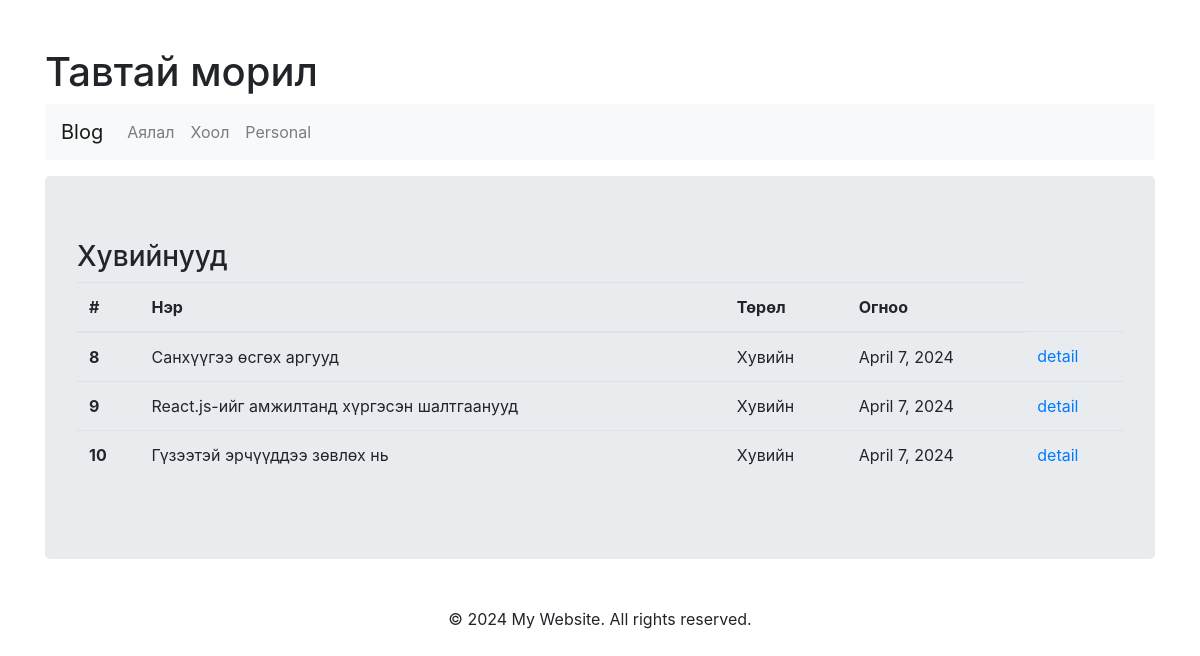
The app's page /blog/4 with its own data.
### app_blog/models.py (models this page shows, shortened)
class Torol(models.Model):
    tname = models.CharField(max_length=255)
    class Meta:
        db_table = 'tbl_torol'

class Blog(models.Model):
    bname = models.CharField(max_length=255)
    bcontent = models.CharField(max_length=2500, null=True)
    bdate = models.DateField(auto_now_add=True)
    btorol = models.ForeignKey(Torol, on_delete=models.CASCADE)
    class Meta:
        db_table = 'tbl_blog'

### app_blog/views.py (the view)
# urls.py: path('<int:id>', read_blog, name='readBlog'),
def read_blog(request, id):
    if request.method == 'GET':
        blog = Blog.objects.filter(btorol=id)
        torol = Torol.objects.get(id=id)
        return render(request, 'blog/read.html', {"blog": blog, 'torol': torol})

### templates/blog/read.html (shortened to what this page needs)
{%extends '../base.html'%}
{%block content%}
{%if blog%}
<h3>{{torol.tname}}ууд</h3>
<table class="table">
    <thead>
        <tr>
            <th scope="col">#</th>
            <th scope="col">Нэр</th>
            <th scope="col">Төрөл</th>
            <th scope="col">Огноо</th>
        </tr>
    </thead>
    <tbody>
        {%for i in blog%}
        <tr>
            <th scope="row">{{i.id}}</th>
            <td>{{i.bname}}</td>
            <td>{{i.btorol.tname}}</td>
            <td>{{i.bdate}}</td>
            <td><a href="{%url 'blog:detailBlog' i.id%}">detail</i></a></td>
        </tr>
        {%endfor%}
    </tbody>
</table>
{%else%}
<p>blog алга</p>
{%endif%}
{%endblock%}

### records on screen
Torol: tname "Хувийн"
Blog: id "8", bname "Санхүүгээ өсгөх аргууд", btorol.tname "Хувийн", bdate "April 7, 2024"
Blog: id "9", bname "React.js-ийг амжилтанд хүргэсэн шалтгаанууд", btorol.tname "Хувийн", bdate "April 7, 2024"
Blog: id "10", bname "Гүзээтэй эрчүүддээ зөвлөх нь", btorol.tname "Хувийн", bdate "April 7, 2024"
